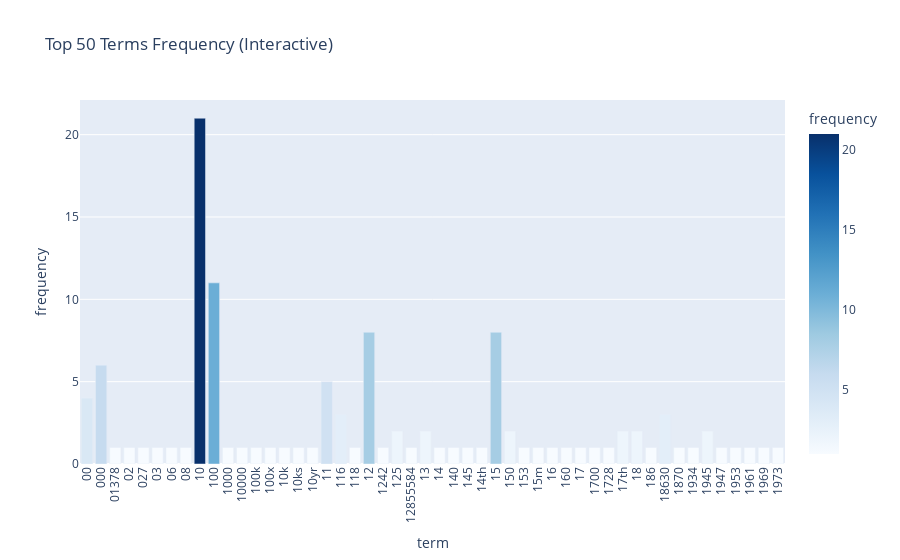

The code cell stored with this chart in its notebook:
### Code cell
# Answer here
import plotly.express as px
import pandas as pd

top_n = 50  # 顯示前 50 個詞
terms = count_vect.get_feature_names_out()[:top_n]
freqs = term_frequencies[:top_n]

df_plot = pd.DataFrame({
    "term": terms,
    "frequency": freqs
})
fig = px.bar(df_plot, 
             x="term", 
             y="frequency", 
             color="frequency", 
             color_continuous_scale="Blues",  # sequential 漸層色
             title=f"Top {top_n} Terms Frequency (Interactive)")

fig.update_layout(xaxis_tickangle=-90)  # 把 x 軸標籤轉直
fig.show()

### Figure 1 — Plotly figure (JSON) as saved in the notebook; plotly's stock layout.template omitted (floating-point values rounded to 4 significant figures)
{"data": [{"hovertemplate": "term=%{x}<br>frequency=%{marker.color}<extra></extra>", "legendgroup": "", "marker": {"color": [4, 6, 1, 1, 1, 1, 1, 1, 21, 11, 1, 1, 1, 1, 1, 1, 1, 5, 3, 1, 8, 1, 2, 1, 2, 1, 1, 1, 1, 8, 2, 1, 1, 1, 1, 1, 1, 1, 2, 2, 1, 3, 1, 1, 2, 1, 1, 1, 1, 1], "coloraxis": "coloraxis", "pattern": {"shape": ""}}, "name": "", "orientation": "v", "showlegend": false, "textposition": "auto", "type": "bar", "x": ["00", "000", "01378", "02", "027", "03", "06", "08", "10", "100", "1000", "10000", "100k", "100x", "10k", "10ks", "10yr", "11", "116", "118", "12", "1242", "125", "12855584", "13", "14", "140", "145", "14th", "15", "150", "153", "15m", "16", "160", "17", "1700", "1728", "17th", "18", "186", "18630", "1870", "1934", "1945", "1947", "1953", "1961", "1969", "1973"], "xaxis": "x", "y": [4, 6, 1, 1, 1, 1, 1, 1, 21, 11, 1, 1, 1, 1, 1, 1, 1, 5, 3, 1, 8, 1, 2, 1, 2, 1, 1, 1, 1, 8, 2, 1, 1, 1, 1, 1, 1, 1, 2, 2, 1, 3, 1, 1, 2, 1, 1, 1, 1, 1], "yaxis": "y"}], "layout": {"barmode": "relative", "coloraxis": {"colorbar": {"title": {"text": "frequency"}}, "colorscale": [[0, "rgb(247,251,255)"], [0.125, "rgb(222,235,247)"], [0.25, "rgb(198,219,239)"], [0.375, "rgb(158,202,225)"], [0.5, "rgb(107,174,214)"], [0.625, "rgb(66,146,198)"], [0.75, "rgb(33,113,181)"], [0.875, "rgb(8,81,156)"], [1, "rgb(8,48,107)"]]}, "legend": {"tracegroupgap": 0}, "title": {"text": "Top 50 Terms Frequency (Interactive)"}, "xaxis": {"anchor": "y", "domain": [0, 1], "tickangle": -90, "title": {"text": "term"}}, "yaxis": {"anchor": "x", "domain": [0, 1], "title": {"text": "frequency"}}}}
